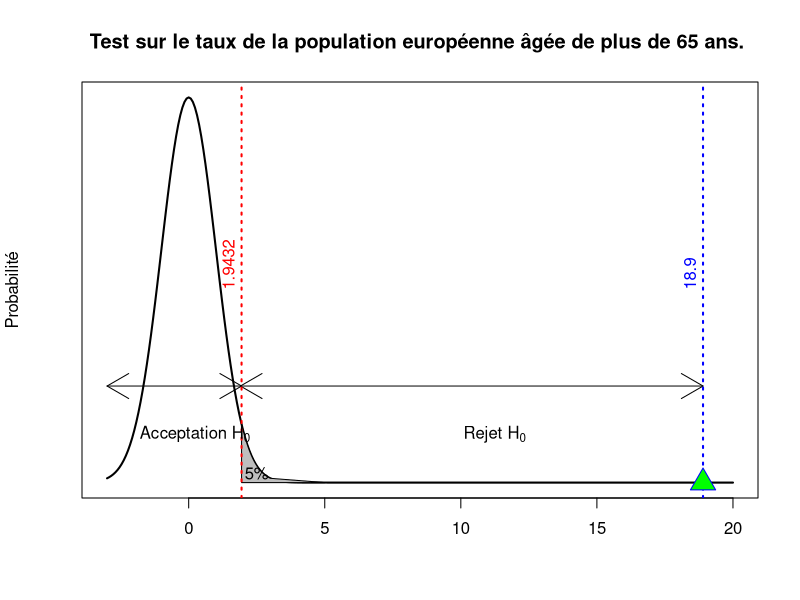

Source code (R):
z1=1.9432
z2=18.9
x=seq(-3,20,length=300)
y=dnorm(x,mean=0,sd=1)
plot(x,y,type="l",lwd=2,col="black",main='Test sur le taux de la population européenne âgée de plus de 65 ans. ', yaxt="n", xlab="",ylab="Probabilité")
x=seq(z1,3,length=200)
x2=seq(z2,-3,length=200)
y=dnorm(x,mean=0,sd=1)
y2=dnorm(x2,mean=0,sd=1)
polygon(c(1.9432,x,5),c(0,y,0),col="gray")
arrows(-3, 0.1, z1, 0.1, lty=1, code=3)
arrows(1.9, 0.1, z2, 0.1, lty=1, code=3)
text(2.5,0.01,"5%")
abline(v=z1, lty="dotted",col="red", lwd=2)
abline(v=z2, lty="dotted",col="blue", lwd=2)
text(z1-.5,0.2, srt=90, adj = 0, labels = z1, cex=1, col="red")
text(z2-.5,0.2, srt=90, adj = 0, labels = z2, cex=1, col="blue")
text(-1.8,0.05,  adj = 0, labels =expression(paste("Acceptation ", H[0])), cex=1)
text(10.10,0.05, adj = 0, labels = expression(paste("Rejet ", H[0])), cex=1)
points(18.9,0, col="blue", pch=24, bg="green", cex=2.5)
